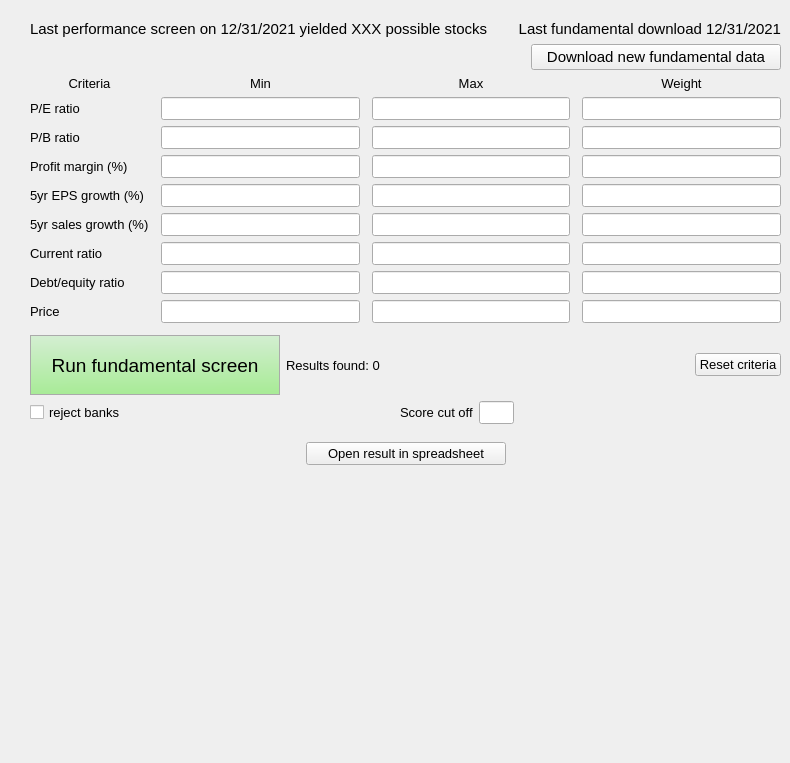
       <widget class="QWidget" name="fundTab">
        <property name="styleSheet">
         <string notr="true">#fundTab {
	background-color: rgb(238, 237, 214);
}</string>
        </property>
        <attribute name="title">
         <string>Fundamental Screen</string>
        </attribute>
        <widget class="QWidget" name="verticalLayoutWidget">
         <property name="geometry">
          <rect>
           <x>30</x>
           <y>20</y>
           <width>751</width>
           <height>734</height>
          </rect>
         </property>
         <layout class="QVBoxLayout" name="verticalLayout">
          <item>
           <layout class="QHBoxLayout" name="horizontalLayout_9">
            <item>
             <widget class="QLabel" name="lastPerf">
              <property name="font">
               <font>
                <family>Arial</family>
                <pointsize>11</pointsize>
                <weight>50</weight>
                <italic>false</italic>
                <bold>false</bold>
               </font>
              </property>
              <property name="styleSheet">
               <string notr="true"/>
              </property>
              <property name="text">
               <string>Last performance screen on 12/31/2021 yielded XXX possible stocks</string>
              </property>
              <property name="alignment">
               <set>Qt::AlignLeading|Qt::AlignLeft|Qt::AlignTop</set>
              </property>
              <property name="margin">
               <number>5</number>
              </property>
             </widget>
            </item>
            <item>
             <widget class="QLabel" name="lastFund">
              <property name="font">
               <font>
                <family>Arial</family>
                <pointsize>11</pointsize>
                <weight>50</weight>
                <italic>false</italic>
                <bold>false</bold>
               </font>
              </property>
              <property name="styleSheet">
               <string notr="true"/>
              </property>
              <property name="text">
               <string>Last fundamental download 12/31/2021</string>
              </property>
              <property name="alignment">
               <set>Qt::AlignRight|Qt::AlignTop|Qt::AlignTrailing</set>
              </property>
              <property name="margin">
               <number>5</number>
              </property>
              <property name="indent">
               <number>-1</number>
              </property>
             </widget>
            </item>
           </layout>
          </item>
          <item>
           <layout class="QHBoxLayout" name="horizontalLayout_8">
            <item>
             <spacer name="horizontalSpacer_6">
              <property name="orientation">
               <enum>Qt::Horizontal</enum>
              </property>
              <property name="sizeHint" stdset="0">
               <size>
                <width>40</width>
                <height>20</height>
               </size>
              </property>
             </spacer>
            </item>
            <item>
             <widget class="QPushButton" name="downloadNewFund">
              <property name="sizePolicy">
               <sizepolicy hsizetype="Fixed" vsizetype="Fixed">
                <horstretch>0</horstretch>
                <verstretch>0</verstretch>
               </sizepolicy>
              </property>
              <property name="minimumSize">
               <size>
                <width>250</width>
                <height>0</height>
               </size>
              </property>
              <property name="maximumSize">
               <size>
                <width>250</width>
                <height>16777215</height>
               </size>
              </property>
              <property name="font">
               <font>
                <family>Arial</family>
                <pointsize>11</pointsize>
                <weight>50</weight>
                <italic>false</italic>
                <bold>false</bold>
               </font>
              </property>
              <property name="styleSheet">
               <string notr="true"/>
              </property>
              <property name="text">
               <string>Download new fundamental data</string>
              </property>
             </widget>
            </item>
           </layout>
          </item>
          <item>
           <layout class="QGridLayout" name="gridLayout">
            <property name="bottomMargin">
             <number>6</number>
            </property>
            <property name="horizontalSpacing">
             <number>12</number>
            </property>
            <item row="4" column="2">
             <widget class="QLineEdit" name="PB_max">
              <property name="font">
               <font>
                <family>Arial</family>
                <pointsize>10</pointsize>
                <weight>50</weight>
                <italic>false</italic>
                <bold>false</bold>
               </font>
              </property>
              <property name="styleSheet">
               <string notr="true"/>
              </property>
             </widget>
            </item>
            <item row="9" column="3">
             <widget class="QLineEdit" name="CR_weight">
              <property name="font">
               <font>
                <family>Arial</family>
                <pointsize>10</pointsize>
                <weight>50</weight>
                <italic>false</italic>
                <bold>false</bold>
               </font>
              </property>
              <property name="styleSheet">
               <string notr="true"/>
              </property>
             </widget>
            </item>
            <item row="10" column="2">
             <widget class="QLineEdit" name="DE_max">
              <property name="font">
               <font>
                <family>Arial</family>
                <pointsize>10</pointsize>
                <weight>50</weight>
                <italic>false</italic>
                <bold>false</bold>
               </font>
              </property>
              <property name="styleSheet">
               <string notr="true"/>
              </property>
             </widget>
            </item>
            <item row="11" column="0">
             <widget class="QLabel" name="label_30">
              <property name="font">
               <font>
                <family>Arial</family>
                <pointsize>10</pointsize>
                <weight>50</weight>
                <italic>false</italic>
                <bold>false</bold>
               </font>
              </property>
              <property name="text">
               <string>Price</string>
              </property>
             </widget>
            </item>
            <item row="11" column="3">
             <widget class="QLineEdit" name="Price_weight">
              <property name="font">
               <font>
                <family>Arial</family>
                <pointsize>10</pointsize>
                <weight>50</weight>
                <italic>false</italic>
                <bold>false</bold>
               </font>
              </property>
              <property name="styleSheet">
               <string notr="true"/>
              </property>
             </widget>
            </item>
            <item row="4" column="3">
             <widget class="QLineEdit" name="PB_weight">
              <property name="font">
               <font>
                <family>Arial</family>
                <pointsize>10</pointsize>
                <weight>50</weight>
                <italic>false</italic>
                <bold>false</bold>
               </font>
              </property>
              <property name="styleSheet">
               <string notr="true"/>
              </property>
             </widget>
            </item>
            <item row="8" column="1">
             <widget class="QLineEdit" name="SG5yrpct_min">
              <property name="font">
               <font>
                <family>Arial</family>
                <pointsize>10</pointsize>
                <weight>50</weight>
                <italic>false</italic>
                <bold>false</bold>
               </font>
              </property>
              <property name="styleSheet">
               <string notr="true"/>
              </property>
             </widget>
            </item>
            <item row="1" column="3">
             <widget class="QLabel" name="label_25">
              <property name="font">
               <font>
                <family>Arial</family>
                <pointsize>10</pointsize>
                <weight>50</weight>
                <italic>false</italic>
                <bold>false</bold>
               </font>
              </property>
              <property name="text">
               <string>Weight</string>
              </property>
              <property name="alignment">
               <set>Qt::AlignCenter</set>
              </property>
             </widget>
            </item>
            <item row="3" column="1">
             <widget class="QLineEdit" name="PE_min">
              <property name="font">
               <font>
                <family>Arial</family>
                <pointsize>10</pointsize>
                <weight>50</weight>
                <italic>false</italic>
                <bold>false</bold>
               </font>
              </property>
              <property name="styleSheet">
               <string notr="true"/>
              </property>
             </widget>
            </item>
            <item row="1" column="0">
             <widget class="QLabel" name="label_24">
              <property name="font">
               <font>
                <family>Arial</family>
                <pointsize>10</pointsize>
                <weight>50</weight>
                <italic>false</italic>
                <bold>false</bold>
               </font>
              </property>
              <property name="text">
               <string>Criteria</string>
              </property>
              <property name="alignment">
               <set>Qt::AlignCenter</set>
              </property>
             </widget>
            </item>
            <item row="1" column="1">
             <widget class="QLabel" name="label_28">
              <property name="font">
               <font>
                <family>Arial</family>
                <pointsize>10</pointsize>
                <weight>50</weight>
                <italic>false</italic>
                <bold>false</bold>
               </font>
              </property>
              <property name="text">
               <string>Min</string>
              </property>
              <property name="alignment">
               <set>Qt::AlignCenter</set>
              </property>
             </widget>
            </item>
            <item row="4" column="1">
             <widget class="QLineEdit" name="PB_min">
              <property name="font">
               <font>
                <family>Arial</family>
                <pointsize>10</pointsize>
                <weight>50</weight>
                <italic>false</italic>
                <bold>false</bold>
               </font>
              </property>
              <property name="styleSheet">
               <string notr="true"/>
              </property>
             </widget>
            </item>
            <item row="9" column="1">
             <widget class="QLineEdit" name="CR_min">
              <property name="font">
               <font>
                <family>Arial</family>
                <pointsize>10</pointsize>
                <weight>50</weight>
                <italic>false</italic>
                <bold>false</bold>
               </font>
              </property>
              <property name="styleSheet">
               <string notr="true"/>
              </property>
             </widget>
            </item>
            <item row="5" column="3">
             <widget class="QLineEdit" name="PMpct_weight">
              <property name="font">
               <font>
                <family>Arial</family>
                <pointsize>10</pointsize>
               </font>
              </property>
              <property name="styleSheet">
               <string notr="true"/>
              </property>
             </widget>
            </item>
            <item row="10" column="1">
             <widget class="QLineEdit" name="DE_min">
              <property name="font">
               <font>
                <family>Arial</family>
                <pointsize>10</pointsize>
                <weight>50</weight>
                <italic>false</italic>
                <bold>false</bold>
               </font>
              </property>
              <property name="styleSheet">
               <string notr="true"/>
              </property>
             </widget>
            </item>
            <item row="9" column="2">
             <widget class="QLineEdit" name="CR_max">
              <property name="font">
               <font>
                <family>Arial</family>
                <pointsize>10</pointsize>
                <weight>50</weight>
                <italic>false</italic>
                <bold>false</bold>
               </font>
              </property>
              <property name="styleSheet">
               <string notr="true"/>
              </property>
             </widget>
            </item>
            <item row="3" column="0">
             <widget class="QLabel" name="label_32">
              <property name="font">
               <font>
                <family>Arial</family>
                <pointsize>10</pointsize>
                <weight>50</weight>
                <italic>false</italic>
                <bold>false</bold>
               </font>
              </property>
              <property name="text">
               <string>P/E ratio</string>
              </property>
             </widget>
            </item>
            <item row="10" column="0">
             <widget class="QLabel" name="label_29">
              <property name="font">
               <font>
                <family>Arial</family>
                <pointsize>10</pointsize>
                <weight>50</weight>
                <italic>false</italic>
                <bold>false</bold>
               </font>
              </property>
              <property name="text">
               <string>Debt/equity ratio</string>
              </property>
             </widget>
            </item>
            <item row="5" column="2">
             <widget class="QLineEdit" name="PMpct_max">
              <property name="font">
               <font>
                <family>Arial</family>
                <pointsize>10</pointsize>
               </font>
              </property>
              <property name="styleSheet">
               <string notr="true"/>
              </property>
             </widget>
            </item>
            <item row="7" column="1">
             <widget class="QLineEdit" name="EPS5yrpct_min">
              <property name="font">
               <font>
                <family>Arial</family>
                <pointsize>10</pointsize>
                <weight>50</weight>
                <italic>false</italic>
                <bold>false</bold>
               </font>
              </property>
              <property name="styleSheet">
               <string notr="true"/>
              </property>
             </widget>
            </item>
            <item row="7" column="2">
             <widget class="QLineEdit" name="EPS5yrpct_max">
              <property name="font">
               <font>
                <family>Arial</family>
                <pointsize>10</pointsize>
                <weight>50</weight>
                <italic>false</italic>
                <bold>false</bold>
               </font>
              </property>
              <property name="styleSheet">
               <string notr="true"/>
              </property>
             </widget>
            </item>
            <item row="8" column="3">
             <widget class="QLineEdit" name="SG5yrpct_weight">
              <property name="font">
               <font>
                <family>Arial</family>
                <pointsize>10</pointsize>
                <weight>50</weight>
                <italic>false</italic>
                <bold>false</bold>
               </font>
              </property>
              <property name="styleSheet">
               <string notr="true"/>
              </property>
             </widget>
            </item>
            <item row="3" column="3">
             <widget class="QLineEdit" name="PE_weight">
              <property name="font">
               <font>
                <family>Arial</family>
                <pointsize>10</pointsize>
                <weight>50</weight>
                <italic>false</italic>
                <bold>false</bold>
               </font>
              </property>
              <property name="styleSheet">
               <string notr="true"/>
              </property>
             </widget>
            </item>
            <item row="8" column="2">
             <widget class="QLineEdit" name="SG5yrpct_max">
              <property name="font">
               <font>
                <family>Arial</family>
                <pointsize>10</pointsize>
                <weight>50</weight>
                <italic>false</italic>
                <bold>false</bold>
               </font>
              </property>
              <property name="styleSheet">
               <string notr="true"/>
              </property>
             </widget>
            </item>
            <item row="4" column="0">
             <widget class="QLabel" name="label_27">
              <property name="font">
               <font>
                <family>Arial</family>
                <pointsize>10</pointsize>
                <weight>50</weight>
                <italic>false</italic>
                <bold>false</bold>
               </font>
              </property>
              <property name="text">
               <string>P/B ratio</string>
              </property>
             </widget>
            </item>
            <item row="11" column="2">
             <widget class="QLineEdit" name="Price_max">
              <property name="font">
               <font>
                <family>Arial</family>
                <pointsize>10</pointsize>
                <weight>50</weight>
                <italic>false</italic>
                <bold>false</bold>
               </font>
              </property>
              <property name="styleSheet">
               <string notr="true"/>
              </property>
             </widget>
            </item>
            <item row="8" column="0">
             <widget class="QLabel" name="label_33">
              <property name="font">
               <font>
                <family>Arial</family>
                <pointsize>10</pointsize>
                <weight>50</weight>
                <italic>false</italic>
                <bold>false</bold>
               </font>
              </property>
              <property name="text">
               <string>5yr sales growth (%)</string>
              </property>
             </widget>
            </item>
            <item row="7" column="0">
             <widget class="QLabel" name="label_34">
              <property name="font">
               <font>
                <family>Arial</family>
                <pointsize>10</pointsize>
                <weight>50</weight>
                <italic>false</italic>
                <bold>false</bold>
               </font>
              </property>
              <property name="text">
               <string>5yr EPS growth (%)</string>
              </property>
             </widget>
            </item>
            <item row="5" column="0">
             <widget class="QLabel" name="label_26">
              <property name="font">
               <font>
                <family>Arial</family>
                <pointsize>10</pointsize>
                <weight>50</weight>
                <italic>false</italic>
                <bold>false</bold>
               </font>
              </property>
              <property name="text">
               <string>Profit margin (%)</string>
              </property>
             </widget>
            </item>
            <item row="1" column="2">
             <widget class="QLabel" name="label_35">
              <property name="font">
               <font>
                <family>Arial</family>
                <pointsize>10</pointsize>
                <weight>50</weight>
                <italic>false</italic>
                <bold>false</bold>
               </font>
              </property>
              <property name="text">
               <string>Max</string>
              </property>
              <property name="alignment">
               <set>Qt::AlignCenter</set>
              </property>
             </widget>
            </item>
            <item row="10" column="3">
             <widget class="QLineEdit" name="DE_weight">
              <property name="font">
               <font>
                <family>Arial</family>
                <pointsize>10</pointsize>
                <weight>50</weight>
                <italic>false</italic>
                <bold>false</bold>
               </font>
              </property>
              <property name="styleSheet">
               <string notr="true"/>
              </property>
             </widget>
            </item>
            <item row="3" column="2">
             <widget class="QLineEdit" name="PE_max">
              <property name="font">
               <font>
                <family>Arial</family>
                <pointsize>10</pointsize>
                <weight>50</weight>
                <italic>false</italic>
                <bold>false</bold>
               </font>
              </property>
              <property name="styleSheet">
               <string notr="true"/>
              </property>
             </widget>
            </item>
            <item row="11" column="1">
             <widget class="QLineEdit" name="Price_min">
              <property name="font">
               <font>
                <family>Arial</family>
                <pointsize>10</pointsize>
                <weight>50</weight>
                <italic>false</italic>
                <bold>false</bold>
               </font>
              </property>
              <property name="styleSheet">
               <string notr="true"/>
              </property>
             </widget>
            </item>
            <item row="7" column="3">
             <widget class="QLineEdit" name="EPS5yrpct_weight">
              <property name="font">
               <font>
                <family>Arial</family>
                <pointsize>10</pointsize>
                <weight>50</weight>
                <italic>false</italic>
                <bold>false</bold>
               </font>
              </property>
              <property name="styleSheet">
               <string notr="true"/>
              </property>
             </widget>
            </item>
            <item row="5" column="1">
             <widget class="QLineEdit" name="PMpct_min">
              <property name="font">
               <font>
                <family>Arial</family>
                <pointsize>10</pointsize>
                <weight>50</weight>
                <italic>false</italic>
                <bold>false</bold>
               </font>
              </property>
              <property name="styleSheet">
               <string notr="true"/>
              </property>
             </widget>
            </item>
            <item row="9" column="0">
             <widget class="QLabel" name="label_31">
              <property name="font">
               <font>
                <family>Arial</family>
                <pointsize>10</pointsize>
                <weight>50</weight>
                <italic>false</italic>
                <bold>false</bold>
               </font>
              </property>
              <property name="text">
               <string>Current ratio</string>
              </property>
             </widget>
            </item>
           </layout>
          </item>
          <item>
           <layout class="QHBoxLayout" name="horizontalLayout_5"/>
          </item>
          <item>
           <layout class="QHBoxLayout" name="horizontalLayout_6" stretch="1,3,0">
            <item alignment="Qt::AlignHCenter">
             <widget class="QPushButton" name="runFundScreen">
              <property name="minimumSize">
               <size>
                <width>250</width>
                <height>60</height>
               </size>
              </property>
              <property name="font">
               <font>
                <family>Arial</family>
                <pointsize>14</pointsize>
                <weight>50</weight>
                <italic>false</italic>
                <bold>false</bold>
               </font>
              </property>
              <property name="styleSheet">
               <string notr="true">#runFundScreen {
	background-color: qlineargradient(spread:pad, x1:0.468, y1:0.017, x2:0.494022, y2:0.955, stop:0 rgba(211, 238, 209, 255), stop:1 rgba(169, 235, 152, 255));
border: 1px solid #aaaaaa;
}
#runFundScreen:hover {
	background-color: qlineargradient(spread:pad, x1:0.468, y1:0.017, x2:0.494022, y2:0.955, stop:0 rgba(197, 223, 196, 255), stop:1 rgba(169, 235, 152, 255));
border: 1px solid #aaaaaa;
}
#runFundScreen:pressed {
	background-color: qlineargradient(spread:pad, x1:0.468, y1:0.017, x2:0.494022, y2:0.955, stop:0 rgba(124, 185, 121, 255), stop:1 rgba(138, 192, 124, 255));
border: 1px solid #aaaaaa;
}</string>
              </property>
              <property name="text">
               <string>Run fundamental screen</string>
              </property>
             </widget>
            </item>
            <item>
             <widget class="QLabel" name="fundResult">
              <property name="font">
               <font>
                <family>Arial</family>
                <pointsize>10</pointsize>
                <weight>50</weight>
                <italic>false</italic>
                <bold>false</bold>
               </font>
              </property>
              <property name="text">
               <string>Results found: 0</string>
              </property>
             </widget>
            </item>
            <item>
             <widget class="QPushButton" name="resetCriteria">
              <property name="font">
               <font>
                <family>Arial</family>
                <pointsize>10</pointsize>
                <weight>50</weight>
                <italic>false</italic>
                <bold>false</bold>
               </font>
              </property>
              <property name="styleSheet">
               <string notr="true"/>
              </property>
              <property name="text">
               <string>Reset criteria</string>
              </property>
             </widget>
            </item>
           </layout>
          </item>
          <item>
           <layout class="QHBoxLayout" name="horizontalLayout_14">
            <item>
             <widget class="QCheckBox" name="banBanks_checkbox">
              <property name="font">
               <font>
                <family>Arial</family>
                <pointsize>10</pointsize>
                <weight>50</weight>
                <italic>false</italic>
                <bold>false</bold>
               </font>
              </property>
              <property name="styleSheet">
               <string notr="true"/>
              </property>
              <property name="text">
               <string>reject banks</string>
              </property>
             </widget>
            </item>
            <item>
             <spacer name="horizontalSpacer_14">
              <property name="orientation">
               <enum>Qt::Horizontal</enum>
              </property>
              <property name="sizeHint" stdset="0">
               <size>
                <width>40</width>
                <height>20</height>
               </size>
              </property>
             </spacer>
            </item>
            <item>
             <widget class="QLabel" name="label_36">
              <property name="font">
               <font>
                <family>Arial</family>
                <pointsize>10</pointsize>
                <weight>50</weight>
                <italic>false</italic>
                <bold>false</bold>
               </font>
              </property>
              <property name="text">
               <string>Score cut off</string>
              </property>
             </widget>
            </item>
            <item>
             <widget class="QLineEdit" name="scoreCutoff_lineEdit">
              <property name="maximumSize">
               <size>
                <width>35</width>
                <height>16777215</height>
               </size>
              </property>
              <property name="font">
               <font>
                <family>Arial</family>
                <pointsize>10</pointsize>
               </font>
              </property>
              <property name="styleSheet">
               <string notr="true"/>
              </property>
              <property name="alignment">
               <set>Qt::AlignCenter</set>
              </property>
             </widget>
            </item>
            <item>
             <spacer name="horizontalSpacer_13">
              <property name="orientation">
               <enum>Qt::Horizontal</enum>
              </property>
              <property name="sizeHint" stdset="0">
               <size>
                <width>40</width>
                <height>20</height>
               </size>
              </property>
             </spacer>
            </item>
           </layout>
          </item>
          <item>
           <layout class="QHBoxLayout" name="horizontalLayout_7">
            <property name="spacing">
             <number>0</number>
            </property>
            <property name="topMargin">
             <number>12</number>
            </property>
            <item>
             <spacer name="horizontalSpacer_4">
              <property name="orientation">
               <enum>Qt::Horizontal</enum>
              </property>
              <property name="sizeHint" stdset="0">
               <size>
                <width>40</width>
                <height>20</height>
               </size>
              </property>
             </spacer>
            </item>
            <item>
             <widget class="QPushButton" name="openResult">
              <property name="minimumSize">
               <size>
                <width>200</width>
                <height>0</height>
               </size>
              </property>
              <property name="font">
               <font>
                <family>Arial</family>
                <pointsize>10</pointsize>
                <weight>50</weight>
                <italic>false</italic>
                <bold>false</bold>
               </font>
              </property>
              <property name="styleSheet">
               <string notr="true"/>
              </property>
              <property name="text">
               <string>Open result in spreadsheet</string>
              </property>
             </widget>
            </item>
            <item>
             <spacer name="horizontalSpacer_5">
              <property name="orientation">
               <enum>Qt::Horizontal</enum>
              </property>
              <property name="sizeHint" stdset="0">
               <size>
                <width>40</width>
                <height>20</height>
               </size>
              </property>
             </spacer>
            </item>
           </layout>
          </item>
          <item>
           <spacer name="verticalSpacer">
            <property name="orientation">
             <enum>Qt::Vertical</enum>
            </property>
            <property name="sizeHint" stdset="0">
             <size>
              <width>20</width>
              <height>40</height>
             </size>
            </property>
           </spacer>
          </item>
         </layout>
        </widget>
       </widget>
